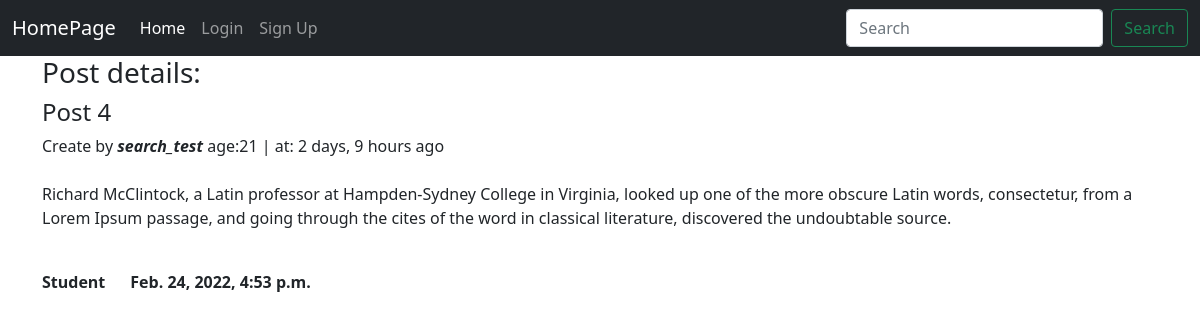
Page /post/post_details/3/post-4/ on the committed database.
### post_manage/models.py (models this page shows, shortened)
class Post(models.Model):
    user = models.ForeignKey(User, on_delete=models.CASCADE, related_name='post_list')
    id = models.AutoField(primary_key=True)
    title = models.CharField(max_length=50)
    slug = models.CharField(max_length=100, default=title)
    details = models.TextField()
    created_at = models.DateTimeField(default=now)
    age = models.IntegerField(blank=True, null=True)
    student = models.BooleanField(default=False, blank=True)

### post_manage/views.py (the view)
# urls.py: path('post_details/<pk>/<slug>/', PostDetailView.as_view(), name='post_details'),
class PostDetailView(DetailView):
    model=Post
    template_name='post_manage/post_detail.html'

### templates/post_manage/post_detail.html (shortened to what this page needs)
{% extends 'base.html' %}
{% load crispy_forms_tags %}
{% load humanize %}
{% block body_block %}
<h3>Post details: </h3>
<h4>{{object.title}}</h4>
<span>Create by <i><b>{{object.user.username}}</b></i> age:{{object.age}} | at: {{object.created_at|naturaltime}}</span>
<br><br>
<p>{{object.details}}</p>
<br>
<span><b>{% if object.student %} Student {% else %} Employee / Other {% endif %}</b></span>
<span><b>{{object.created_at}}</b></span>
{% endblock %}

### rows in the picture
Post: title "Post 4", user.username "search_test", age "21", created_at "2 days, 9 hours ago", details "Richard McClintock, a Latin professor at Hampden-Sydney College in Virginia, looked up one of the more obscure Latin words, consectetur, from a Lorem Ipsum passage, and going through the cites of the word in classical literature, discovered the undoubtable source.", created_at "Feb. 24, 2022, 4:53 p.m."
